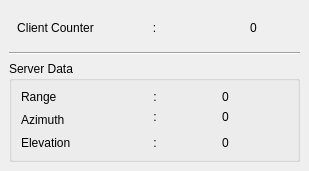
<?xml version="1.0" encoding="UTF-8"?>
<ui version="4.0">
 <class>MainWindow</class>
 <widget class="QMainWindow" name="MainWindow">
  <property name="geometry">
   <rect>
    <x>0</x>
    <y>0</y>
    <width>309</width>
    <height>171</height>
   </rect>
  </property>
  <property name="windowTitle">
   <string>MainWindow</string>
  </property>
  <widget class="QWidget" name="centralwidget">
   <layout class="QGridLayout" name="gridLayout_2">
    <item row="0" column="0">
     <layout class="QHBoxLayout" name="horizontalLayout">
      <item>
       <widget class="QLabel" name="label">
        <property name="text">
         <string>Client Counter</string>
        </property>
        <property name="alignment">
         <set>Qt::AlignCenter</set>
        </property>
       </widget>
      </item>
      <item>
       <widget class="QLabel" name="label_2">
        <property name="text">
         <string>:</string>
        </property>
        <property name="alignment">
         <set>Qt::AlignCenter</set>
        </property>
       </widget>
      </item>
      <item>
       <widget class="QLabel" name="lbl_clientCounter">
        <property name="text">
         <string>0</string>
        </property>
        <property name="alignment">
         <set>Qt::AlignCenter</set>
        </property>
       </widget>
      </item>
     </layout>
    </item>
    <item row="1" column="0">
     <widget class="Line" name="line">
      <property name="orientation">
       <enum>Qt::Horizontal</enum>
      </property>
     </widget>
    </item>
    <item row="2" column="0">
     <widget class="QGroupBox" name="groupBox">
      <property name="title">
       <string>Server Data</string>
      </property>
      <layout class="QGridLayout" name="gridLayout">
       <item row="5" column="0">
        <widget class="QLabel" name="label_7">
         <property name="text">
          <string>Elevation</string>
         </property>
         <property name="alignment">
          <set>Qt::AlignLeading|Qt::AlignLeft|Qt::AlignVCenter</set>
         </property>
        </widget>
       </item>
       <item row="2" column="1">
        <widget class="QLabel" name="label_5">
         <property name="sizePolicy">
          <sizepolicy hsizetype="Fixed" vsizetype="Preferred">
           <horstretch>0</horstretch>
           <verstretch>0</verstretch>
          </sizepolicy>
         </property>
         <property name="text">
          <string>:</string>
         </property>
         <property name="alignment">
          <set>Qt::AlignCenter</set>
         </property>
        </widget>
       </item>
       <item row="3" column="1">
        <widget class="QLabel" name="label_14">
         <property name="sizePolicy">
          <sizepolicy hsizetype="Fixed" vsizetype="Preferred">
           <horstretch>0</horstretch>
           <verstretch>0</verstretch>
          </sizepolicy>
         </property>
         <property name="text">
          <string>:</string>
         </property>
         <property name="alignment">
          <set>Qt::AlignCenter</set>
         </property>
        </widget>
       </item>
       <item row="2" column="0">
        <widget class="QLabel" name="label_4">
         <property name="text">
          <string>Range</string>
         </property>
         <property name="alignment">
          <set>Qt::AlignLeading|Qt::AlignLeft|Qt::AlignVCenter</set>
         </property>
        </widget>
       </item>
       <item row="3" column="0" rowspan="2">
        <widget class="QLabel" name="label_6">
         <property name="text">
          <string>Azimuth</string>
         </property>
         <property name="alignment">
          <set>Qt::AlignLeading|Qt::AlignLeft|Qt::AlignVCenter</set>
         </property>
        </widget>
       </item>
       <item row="5" column="1">
        <widget class="QLabel" name="label_15">
         <property name="sizePolicy">
          <sizepolicy hsizetype="Fixed" vsizetype="Preferred">
           <horstretch>0</horstretch>
           <verstretch>0</verstretch>
          </sizepolicy>
         </property>
         <property name="text">
          <string>:</string>
         </property>
         <property name="alignment">
          <set>Qt::AlignCenter</set>
         </property>
        </widget>
       </item>
       <item row="2" column="2">
        <widget class="QLabel" name="lbl_rng">
         <property name="text">
          <string>0</string>
         </property>
         <property name="alignment">
          <set>Qt::AlignCenter</set>
         </property>
        </widget>
       </item>
       <item row="3" column="2">
        <widget class="QLabel" name="lbl_az">
         <property name="text">
          <string>0</string>
         </property>
         <property name="alignment">
          <set>Qt::AlignCenter</set>
         </property>
        </widget>
       </item>
       <item row="5" column="2">
        <widget class="QLabel" name="lbl_elv">
         <property name="text">
          <string>0</string>
         </property>
         <property name="alignment">
          <set>Qt::AlignCenter</set>
         </property>
        </widget>
       </item>
      </layout>
     </widget>
    </item>
   </layout>
  </widget>
 </widget>
 <resources/>
 <connections/>
</ui>
